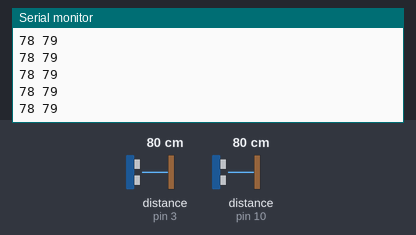
The sketch below on a simulated Arduino Uno, built with avr-gcc and run on an emulated ATmega328P. Parts: the last lines printed to the serial monitor. Wiring (inferred from the names in the program): 2 × ultrasonic range finder: trigger pin 2, echo pin 3 / trigger pin 9, echo pin 10. The test bench sets the inputs (shaded band); at power-on: distance to the obstacle (sensors on pin 3, pin 10) 80 cm. The echo pulse lasts 58.3 µs per cm.

Above: at 1.2 s.
1.3 s: distance to the obstacle (sensor on pin 3) set to 120 cm
At 1.9 s:
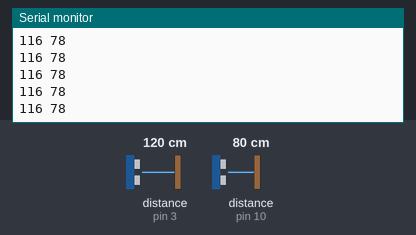
4.3 s: distance to the obstacle (sensor on pin 10) set to 2 cm
At 5.0 s:
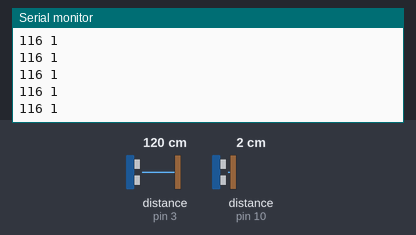
5.8 s: distance to the obstacle (sensor on pin 3) set to 2 cm
At 6.7 s:
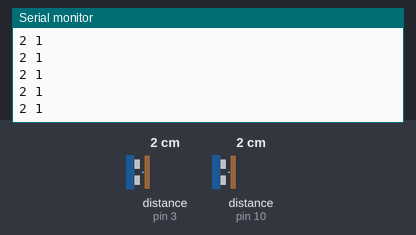
7.3 s: distance to the obstacle (sensor on pin 10) set to 9 cm
At 8.2 s:
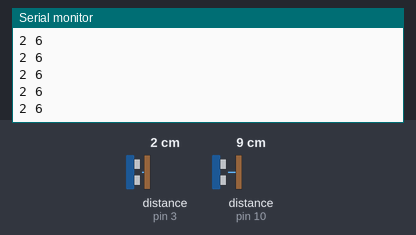
Timing chart, 0 to 9.8 s (numbered marks = the images above; inputs shaded):
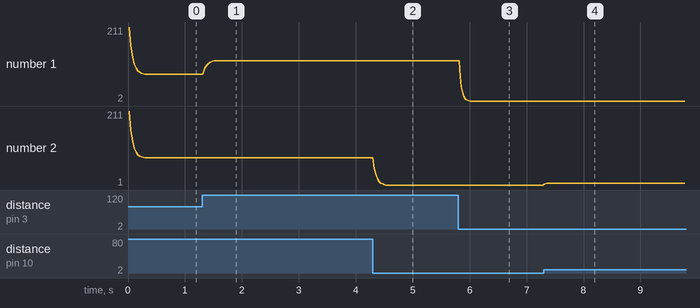

Measured:
- after the input at 1.3 s, the serial monitor: prints a new line after 0.05 s (image 1)
- after the input at 4.3 s, the serial monitor: prints a new line at once (image 2)
- after the input at 5.8 s, the serial monitor: prints a new line at once (image 3)
- after the input at 7.3 s, the serial monitor: prints a new line at once (image 4)
- plotted number 1: 78 → 116 after the input at 1.3 s
- plotted number 2: 78 → 1 after the input at 4.3 s

The sketch:

sketch_ultrasonic.ino
```cpp
int trigPins[] = {2,9};
int echoPins[] = {3,10};
//const int trigPin1 = 2;
//const int echoPin1 = 3;

//const int trigPin2 = 9;
//const int echoPin2 = 10;

long duration;
int newDistCm;
const int MAX_DIST = 300; //cm
int oldVals[] = {MAX_DIST, MAX_DIST};
const int timeout = MAX_DIST * 2 /0.034;
const int TIMEOUT = 12;
unsigned long mytime;
unsigned long responseTime;
//increase to filter more and reduce sensitivity
const double LOW_PASS_ALPHA = 0.6;
void setup() {

  pinMode(trigPins[0], OUTPUT);
  pinMode(echoPins[0], INPUT);

  pinMode(trigPins[1], OUTPUT);
  pinMode(echoPins[1], INPUT);
  Serial.begin(9600);

}

double getDist(int pin) {
  digitalWrite(trigPins[pin], LOW);
  delayMicroseconds(2);
  digitalWrite(trigPins[pin], HIGH);
  delayMicroseconds(10);
  digitalWrite(trigPins[pin], LOW);
  mytime = millis();
  duration = pulseIn(echoPins[pin], HIGH, timeout);
  responseTime = millis() - mytime;
  //Serial.println(responseTime);
  if (responseTime >= TIMEOUT) {
    newDistCm = MAX_DIST;
  }
  else {
    newDistCm = duration*0.034/2;
  }
  oldVals[pin] = LOW_PASS_ALPHA * oldVals[pin] + (1-LOW_PASS_ALPHA)*newDistCm;
  return oldVals[pin];
}

void loop() {
newDistCm= getDist(0);
String dist0 = String(newDistCm);

delayMicroseconds(10000);

newDistCm = getDist(1);
String both = dist0 + " " + String(newDistCm);
Serial.println(both);
delayMicroseconds(10000);
}
```
